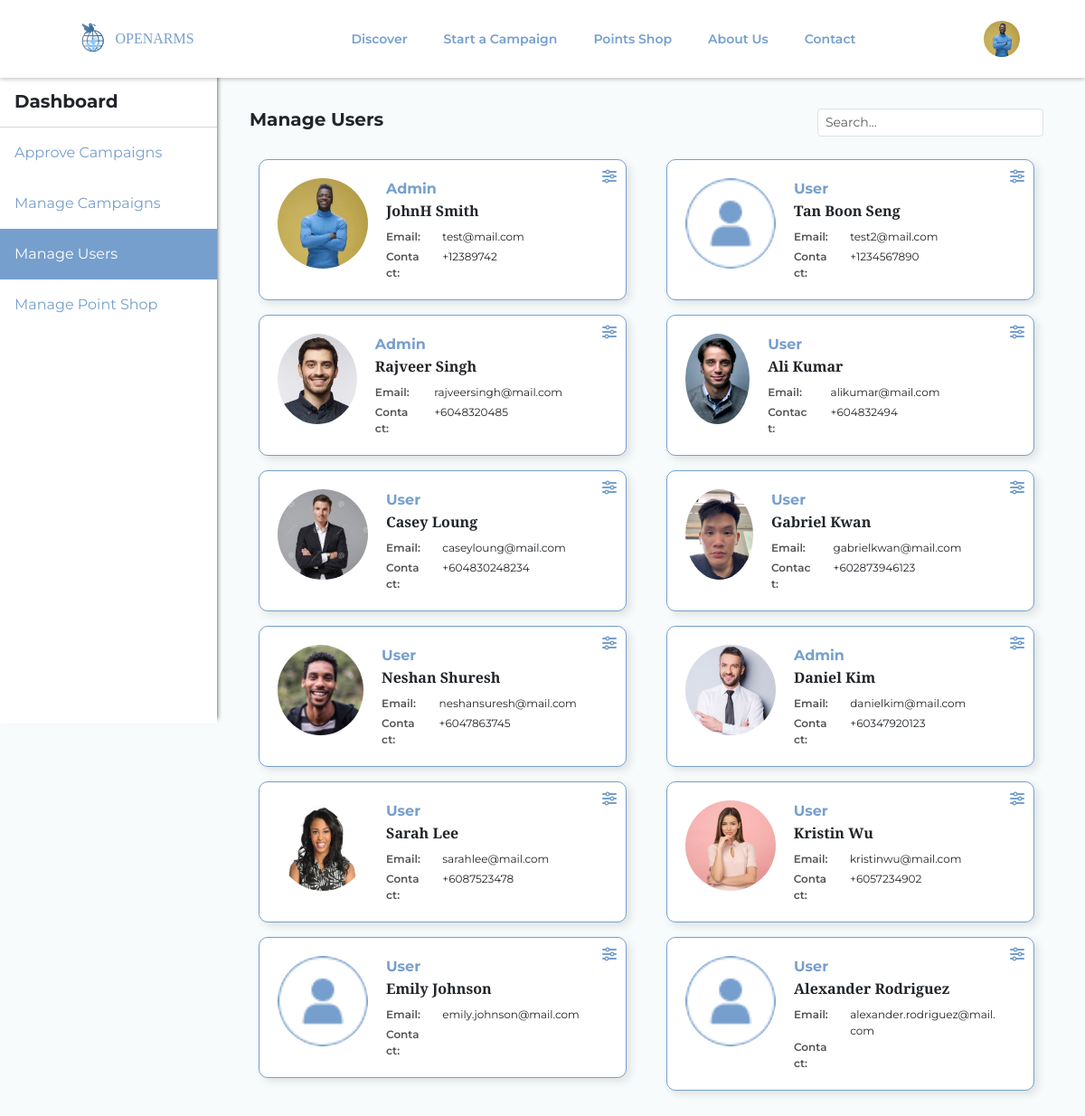
/adminManageUser.php (signed in), run on the app's committed database.
### tables this page shows
CREATE TABLE `user` (
  `userid` int(11) NOT NULL,
  `firstName` varchar(255) NOT NULL,
  `lastName` varchar(255) NOT NULL,
  `email` varchar(255) NOT NULL,
  `password` varchar(255) NOT NULL,
  `token` varchar(255) NOT NULL,
  `profilepicture` varchar(255) NOT NULL,
  `points` int(11) NOT NULL,
  `address` varchar(1000) NOT NULL,
  `birthday` date DEFAULT NULL,
  `contact` varchar(255) DEFAULT NULL,
  `rank` varchar(255) NOT NULL,
  `referralCode` varchar(255) NOT NULL,
  `referrer` varchar(255) DEFAULT NULL
);

### adminManageUser.php (the view, shortened to what this page needs)
<?php
include "header.php";
if($_SESSION['rank']!='Admin'){
    include "accessDenied.php";
 }else{
if (isset($_GET['searchFilter'])) {
    $searchFilter = $_GET['searchFilter'];
    $searchFilter = mysqli_real_escape_string($conn, $searchFilter);
    $userquery = "SELECT * FROM user WHERE userid LIKE '%$searchFilter%' OR firstName LIKE '%$searchFilter%' OR lastName LIKE '%$searchFilter%' OR email LIKE '%$searchFilter%' OR contact LIKE '%$searchFilter%' OR address LIKE '%$searchFilter%' OR birthday LIKE '%$searchFilter%' or rank LIKE '%$searchFilter%' ";
} else {
    $userquery = "SELECT * FROM user";
}
$userresult = mysqli_query($conn, $userquery);
$users = mysqli_fetch_all($userresult, MYSQLI_ASSOC);
?>
<html>
<head>
    <link rel="stylesheet" href="css/styleJ.css" />
    <link href="https://cdn.jsdelivr.net/npm/bootstrap@5.3.2/dist/css/bootstrap.min.css" rel="stylesheet">
</head>
<body>
    <div class="adminSidebar">
        <h5 class="fw-bold mb-0 pb-3 px-3" style="border-bottom: 1px solid #D9D9D9;">Dashboard</h5>
        <nav class="nav flex-column">
            <a class="sidebarNavItems" href="adminApproveCampaign.php">Approve Campaigns</a>
            <a class="sidebarNavItems" href="adminManageCampaign.php">Manage Campaigns</a>
            <a class="sidebarNavItems active" href="adminManageUser.php">Manage Users</a>
            <a class="sidebarNavItems" href="adminPointShop.php">Manage Point Shop</a>
        </nav>
    </div>
    <div class="mainContent admin" style="font-size: 0.75rem;">
    <form action="adminManageUser.php" method="GET">
        <div class="d-flex justify-content-between mb-4">
            <h5 class="fw-bold">Manage Users</h5>
            <div class="input-group" style="height: 30px; width: 250px;">
                <input type="text" name="searchFilter" class="form-control form-control-sm" placeholder="Search...">
            </div>
        </div>
    </form>
        <div class="row">
            <?php
            foreach ($users as $user) {
            ?>
            <div class="col-6 mb-3">
                <div class="card userCard">
                    <div class="adminEditUserButton">
                        <div class="dropdown">
                            <button type="button" data-bs-toggle="dropdown">
                                <i class="fa-solid fa-sliders fs-6"></i>
                            </button>
                        </div>
                    </div>
                    <div class="d-flex">
                        <img src="./images/<?=$user['profilepicture']?>" style="height: 100px; width: 100px;" class="rounded-circle"/>
                        <div class="userCardDetails">
                            <p class="fw-bold cardCategory m-0 fs-6"><?=$user['rank']?></p>
                            <p class="card-title fs-6"><?=$user['firstName']?> <?=$user['lastName']?></p>
                            <div class="row">
                                <div class="col-3">
                                    <p class="mb-1 fw-semibold" style="color: #555555">Email: </p>
                                </div>
                                <div class="col-9">
                                    <p class="m-0"><?=$user['email']?></p>
                                </div>
                                <div class="col-3">
                                    <p class="m-0 fw-semibold" style="color: #555555">Contact: </p>
                                </div>
                                <div class="col-9">
                                    <p class="mb-1"><?=$user['contact']?></p>
                                </div>
                            </div>
                        </div>
                    </div>
                </div>
            </div>
            <?php } ?>
        </div>
    </div>
</body>
</html>
<?php }?>

### header.php (shortened to what this page needs)
<?php
if ((basename($_SERVER['SCRIPT_FILENAME'])) == "index.php" || (basename($_SERVER['SCRIPT_FILENAME'])) == "aboutUs.php") {
    $navbar = "homeNavbar";
} else {
    $navbar = "nav-scrolled";
}
if (!isset($_SESSION['userid'])) {
?>
    <header>
        <nav class="<?= $navbar ?> navbar position-fixed w-100 z-3">
            <div class="container-fluid justify-content-around">
                <a class="d-flex align-items-center navbar-brand m-0" href="index.php" style="width: 175px">
                    <img src="./images//LogoTrans.png" height="60px" width="60px" />
                    <p class="mb-0 logo" style="font-size: 16px">OPENARMS</p>
                </a>
                <div class="d-flex text-white fw-semibold" style="font-size: 14px;">
                    <a href="discoverJ.php" class="nav-link mx-3 p-1">Discover</a>
                    <a href="#" data-bs-toggle="modal" data-bs-target="#loginFirst" class="nav-link mx-3 p-1">Start A Campaign</a>
                    <a href="pointShop.php" class="nav-link mx-3 p-1">Points Shop</a>
                    <a href="aboutUs.php" class="nav-link mx-3 p-1">About Us</a>
                    <a href="contact.php" class="nav-link mx-3 p-1">Contact</a>
                </div>
                <div style="width: 175px" class="text-center fw-semibold">
                    <a href="login.php" class="signinBtn">Sign In</a>
                </div>
            </div>
        </nav>
    </header>
    <div class="modal fade" id="loginFirst" tabindex="-1" aria-labelledby="exampleModalLabel" aria-hidden="true">
    <div class="modal-dialog modal-lg modal-dialog-centered">
        <div class="modal-content">
            <div class="modal-header" style="border: none !important;">
                <button type="button" class="btn-close" data-bs-dismiss="modal" aria-label="Close"></button>
            </div>
            <div class="modal-body mx-auto mb-4 text-center">
                <h5 class="fw-bold mb-4">Please login before proceeding.</h5>
                <a href="./login.php" class="signInBtn rounded-pill">Login Now</a>
            </div>
        </div>
    </div>
</div>
<?php
} else {
?>
    <header>
        <nav class="<?= $navbar ?> navbar position-fixed w-100 z-3">
            <div class="container-fluid justify-content-around">
                <a class="align-items-center navbar-brand m-0 logoContainer" href="index.php" style="width: 175px">
                    <img src="./images//LogoTrans.png" height="60px" width="60px" />
                    <p class="mb-0 logo" style="font-size: 16px">OPENARMS</p>
                </a>
                <div class="d-flex fw-semibold" style="font-size: 14px;">
                    <a href="discoverJ.php" class="nav-link mx-3 p-1">Discover</a>
                    <a href="startCampaign.php" class="nav-link mx-3 p-1">Start a Campaign</a>
                    <a href="pointShop.php" class="nav-link mx-3 p-1">Points Shop</a>
                    <a href="aboutUs.php" class="nav-link mx-3 p-1">About Us</a>
                    <a href="contact.php" class="nav-link mx-3 p-1">Contact</a>
                </div>
                <img src="images/<?= $_SESSION['profilepicture'] ?>" class="user-pic" onclick="toggleMenu()">
            </div>
        </nav>
    </header>
<?php
}
?>

### css/styleJ.css (style rules this page uses)
:root { --main-color: #769fcd; --second-color: #b9d7ea; --third-color: #d6e6f2; --bg-color: #f7fbfc; --hover-color: #395370; --white: #fff; }
* { margin: 0; padding: 0; box-sizing: border-box; text-decoration: none; outline: none; border: none; font-family: "Montserrat", serif; }
body { max-width: 100vw; background-color: var(--bg-color) !important; }
.mainContent { padding-top: 100px; margin-bottom: 20px; }
.mainContent.admin { padding-top: 120px; padding-left: 23%; padding-right: 2.88rem; }
.logoContainer { display: flex; }
.nav-scrolled { background-color: var(--white); transition: all 0.5s; box-shadow: 0 2px 4px rgba(0, 0, 0, 0.2); }
.nav-scrolled .nav-link { color: var(--main-color); }
.logo { font-family: "Cinzel", serif; margin-left: -5px; color: var(--main-color); }
.card { box-shadow: 4px 4px 10px rgba(0, 0, 0, 0.1); margin: 0 10px; }
.cardCategory { color: var(--main-color); }
.card-title { font-weight: bold; font-family: "Playfair Display", serif; }
.user-pic { width: 40px; height: 40px; object-fit: fill; border-radius: 50%; cursor: pointer; }
.adminSidebar { position: fixed; background-color: var(--white); width: 20%; height: 100vh; box-shadow: 5px 0 5px -5px rgba(0, 0, 0, 0.75); padding-top: 100px; }
.sidebarNavItems { color: var(--main-color); background-color: transparent; text-decoration: none; padding: 1rem 1rem; transition: all 0.2s ease; }
.sidebarNavItems.active { color: var(--white); background-color: var(--main-color); }
.userCard { border: 1px solid var(--main-color) !important; padding: 20px 20px; border-radius: 10px !important; }
.userCardDetails { padding: 0 20px; }
.adminEditUserButton { position: absolute; top: 10; right: 10; }
.adminEditUserButton button { color: var(--main-color); background-color: transparent; transition: all 0.2s ease; }

### data on the page
user: profilepicture (picture), rank "Admin", firstName "JohnH", lastName "Smith", email "test@mail.com", contact "+12389742"
user: profilepicture (picture), rank "User", firstName "Tan", lastName "Boon Seng", email "test2@mail.com", contact "+1234567890"
user: profilepicture (picture), rank "Admin", firstName "Rajveer", lastName "Singh", email "rajveersingh@mail.com", contact "+6048320485"
user: profilepicture (picture), rank "User", firstName "Ali", lastName "Kumar", email "alikumar@mail.com", contact "+604832494"
user: profilepicture (picture), rank "User", firstName "Casey", lastName "Loung", email "caseyloung@mail.com", contact "+604830248234"
user: profilepicture (picture), rank "User", firstName "Gabriel", lastName "Kwan", email "gabrielkwan@mail.com", contact "+602873946123"
user: profilepicture (picture), rank "User", firstName "Neshan", lastName "Shuresh", email "neshansuresh@mail.com", contact "+6047863745"
user: profilepicture (picture), rank "Admin", firstName "Daniel", lastName "Kim", email "danielkim@mail.com", contact "+60347920123"
user: profilepicture (picture), rank "User", firstName "Sarah", lastName "Lee", email "sarahlee@mail.com", contact "+6087523478"
user: profilepicture (picture), rank "User", firstName "Kristin", lastName "Wu", email "kristinwu@mail.com", contact "+6057234902"
user: profilepicture (picture), rank "User", firstName "Emily", lastName "Johnson", email "emily.johnson@mail.com"
user: profilepicture (picture), rank "User", firstName "Alexander", lastName "Rodriguez", email "alexander.rodriguez@mail.com"
